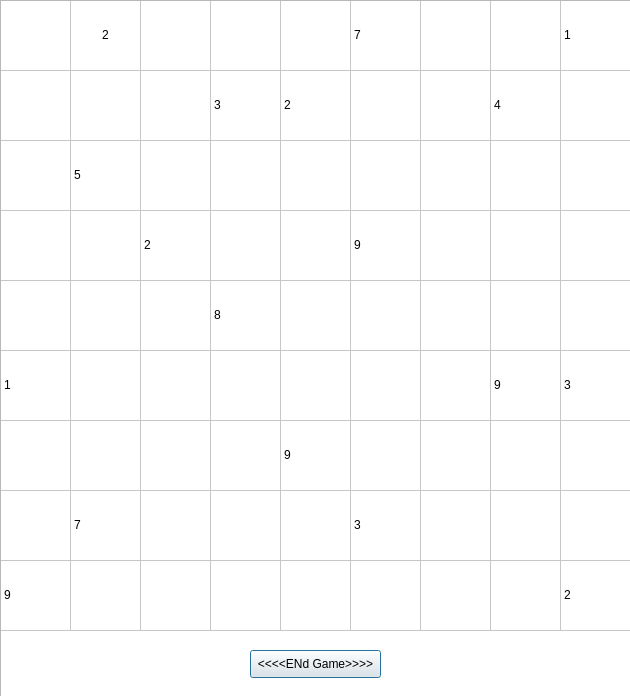
<?xml version="1.0" encoding="UTF-8"?>
<ui version="4.0">
 <class>thirdpage</class>
 <widget class="QDialog" name="thirdpage">
  <property name="geometry">
   <rect>
    <x>0</x>
    <y>0</y>
    <width>630</width>
    <height>696</height>
   </rect>
  </property>
  <property name="windowTitle">
   <string>Dialog</string>
  </property>
  <widget class="QTableWidget" name="tableWidget">
   <property name="enabled">
    <bool>true</bool>
   </property>
   <property name="geometry">
    <rect>
     <x>0</x>
     <y>0</y>
     <width>920</width>
     <height>900</height>
    </rect>
   </property>
   <property name="sizePolicy">
    <sizepolicy hsizetype="Fixed" vsizetype="Fixed">
     <horstretch>100</horstretch>
     <verstretch>100</verstretch>
    </sizepolicy>
   </property>
   <property name="minimumSize">
    <size>
     <width>920</width>
     <height>900</height>
    </size>
   </property>
   <property name="maximumSize">
    <size>
     <width>920</width>
     <height>900</height>
    </size>
   </property>
   <property name="baseSize">
    <size>
     <width>1500</width>
     <height>1500</height>
    </size>
   </property>
   <property name="cursor" stdset="0">
    <cursorShape>ArrowCursor</cursorShape>
   </property>
   <property name="tabletTracking">
    <bool>false</bool>
   </property>
   <property name="styleSheet">
    <string notr="true">QTabWidget::pane { /* The tab widget frame */
    border-top: 2px solid #C2C7CB;
}

QTabWidget::tab-bar {
    left: 5px; /* move to the right by 5px */
}

/* Style the tab using the tab sub-control. Note that
    it reads QTabBar _not_ QTabWidget */
QTabBar::tab {
    background: qlineargradient(x1: 0, y1: 0, x2: 0, y2: 1,
                                stop: 0 #E1E1E1, stop: 0.4 #DDDDDD,
                                stop: 0.5 #D8D8D8, stop: 1.0 #D3D3D3);
    border: 2px solid #C4C4C3;
    border-bottom-color: #C2C7CB; /* same as the pane color */
    border-top-left-radius: 4px;
    border-top-right-radius: 4px;
    min-width: 8ex;
    padding: 2px;
}

QTabBar::tab:selected, QTabBar::tab:hover {
    background: qlineargradient(x1: 0, y1: 0, x2: 0, y2: 1,
                                stop: 0 #fafafa, stop: 0.4 #f4f4f4,
                                stop: 0.5 #e7e7e7, stop: 1.0 #fafafa);
}

QTabBar::tab:selected {
    border-color: #9B9B9B;
    border-bottom-color: #C2C7CB; /* same as pane color */
}

QTabBar::tab:!selected {
    margin-top: 2px; /* make non-selected tabs look smaller */
}</string>
   </property>
   <property name="lineWidth">
    <number>18</number>
   </property>
   <property name="showGrid">
    <bool>true</bool>
   </property>
   <property name="gridStyle">
    <enum>Qt::SolidLine</enum>
   </property>
   <property name="sortingEnabled">
    <bool>true</bool>
   </property>
   <property name="wordWrap">
    <bool>false</bool>
   </property>
   <property name="cornerButtonEnabled">
    <bool>true</bool>
   </property>
   <attribute name="horizontalHeaderVisible">
    <bool>false</bool>
   </attribute>
   <attribute name="horizontalHeaderMinimumSectionSize">
    <number>10</number>
   </attribute>
   <attribute name="horizontalHeaderDefaultSectionSize">
    <number>70</number>
   </attribute>
   <attribute name="horizontalHeaderHighlightSections">
    <bool>false</bool>
   </attribute>
   <attribute name="horizontalHeaderShowSortIndicator" stdset="0">
    <bool>false</bool>
   </attribute>
   <attribute name="verticalHeaderVisible">
    <bool>false</bool>
   </attribute>
   <attribute name="verticalHeaderMinimumSectionSize">
    <number>10</number>
   </attribute>
   <attribute name="verticalHeaderDefaultSectionSize">
    <number>70</number>
   </attribute>
   <attribute name="verticalHeaderHighlightSections">
    <bool>true</bool>
   </attribute>
   <row>
    <property name="text">
     <string>1</string>
    </property>
   </row>
   <row>
    <property name="text">
     <string>2</string>
    </property>
   </row>
   <row>
    <property name="text">
     <string>3</string>
    </property>
   </row>
   <row>
    <property name="text">
     <string>4</string>
    </property>
   </row>
   <row>
    <property name="text">
     <string>5</string>
    </property>
   </row>
   <row>
    <property name="text">
     <string>6</string>
    </property>
   </row>
   <row>
    <property name="text">
     <string>7</string>
    </property>
   </row>
   <row>
    <property name="text">
     <string>8</string>
    </property>
   </row>
   <row>
    <property name="text">
     <string>9</string>
    </property>
   </row>
   <column>
    <property name="text">
     <string>1</string>
    </property>
    <property name="font">
     <font>
      <pointsize>8</pointsize>
     </font>
    </property>
    <property name="foreground">
     <brush brushstyle="NoBrush">
      <color alpha="255">
       <red>255</red>
       <green>255</green>
       <blue>255</blue>
      </color>
     </brush>
    </property>
   </column>
   <column>
    <property name="text">
     <string>2</string>
    </property>
   </column>
   <column>
    <property name="text">
     <string>3</string>
    </property>
   </column>
   <column>
    <property name="text">
     <string>4</string>
    </property>
   </column>
   <column>
    <property name="text">
     <string>5</string>
    </property>
   </column>
   <column>
    <property name="text">
     <string>6</string>
    </property>
   </column>
   <column>
    <property name="text">
     <string>7</string>
    </property>
   </column>
   <column>
    <property name="text">
     <string>8</string>
    </property>
   </column>
   <column>
    <property name="text">
     <string>9</string>
    </property>
   </column>
   <item row="0" column="0">
    <property name="text">
     <string/>
    </property>
    <property name="font">
     <font>
      <pointsize>8</pointsize>
     </font>
    </property>
    <property name="textAlignment">
     <set>AlignCenter</set>
    </property>
    <property name="background">
     <brush brushstyle="NoBrush">
      <color alpha="255">
       <red>0</red>
       <green>0</green>
       <blue>0</blue>
      </color>
     </brush>
    </property>
   </item>
   <item row="0" column="1">
    <property name="text">
     <string>2</string>
    </property>
    <property name="textAlignment">
     <set>AlignCenter</set>
    </property>
   </item>
   <item row="0" column="2">
    <property name="text">
     <string/>
    </property>
    <property name="textAlignment">
     <set>AlignCenter</set>
    </property>
   </item>
   <item row="0" column="5">
    <property name="text">
     <string>7</string>
    </property>
   </item>
   <item row="0" column="8">
    <property name="text">
     <string>1</string>
    </property>
   </item>
   <item row="1" column="0">
    <property name="text">
     <string/>
    </property>
    <property name="textAlignment">
     <set>AlignCenter</set>
    </property>
   </item>
   <item row="1" column="3">
    <property name="text">
     <string>3</string>
    </property>
   </item>
   <item row="1" column="4">
    <property name="text">
     <string>2</string>
    </property>
   </item>
   <item row="1" column="7">
    <property name="text">
     <string>4</string>
    </property>
   </item>
   <item row="2" column="0">
    <property name="text">
     <string/>
    </property>
   </item>
   <item row="2" column="1">
    <property name="text">
     <string>5</string>
    </property>
   </item>
   <item row="3" column="2">
    <property name="text">
     <string>2</string>
    </property>
   </item>
   <item row="3" column="5">
    <property name="text">
     <string>9</string>
    </property>
   </item>
   <item row="4" column="3">
    <property name="text">
     <string>8</string>
    </property>
   </item>
   <item row="5" column="0">
    <property name="text">
     <string>1</string>
    </property>
   </item>
   <item row="5" column="1">
    <property name="text">
     <string/>
    </property>
   </item>
   <item row="5" column="7">
    <property name="text">
     <string>9</string>
    </property>
   </item>
   <item row="5" column="8">
    <property name="text">
     <string>3</string>
    </property>
   </item>
   <item row="6" column="4">
    <property name="text">
     <string>9</string>
    </property>
   </item>
   <item row="7" column="1">
    <property name="text">
     <string>7</string>
    </property>
   </item>
   <item row="7" column="5">
    <property name="text">
     <string>3</string>
    </property>
   </item>
   <item row="8" column="0">
    <property name="text">
     <string>9</string>
    </property>
   </item>
   <item row="8" column="8">
    <property name="text">
     <string>2</string>
    </property>
   </item>
  </widget>
  <widget class="QPushButton" name="pushButton">
   <property name="geometry">
    <rect>
     <x>250</x>
     <y>650</y>
     <width>131</width>
     <height>28</height>
    </rect>
   </property>
   <property name="text">
    <string>&lt;&lt;&lt;&lt;ENd Game&gt;&gt;&gt;&gt;</string>
   </property>
  </widget>
 </widget>
 <resources/>
 <connections/>
</ui>
